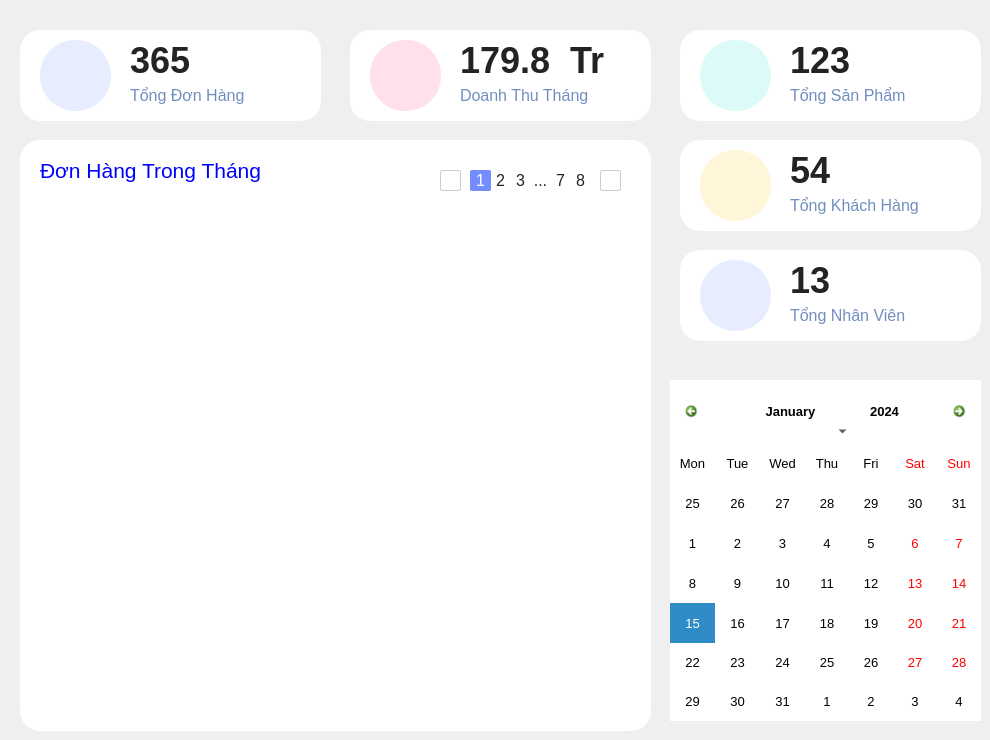
    <widget class="QWidget" name="home">
     <widget class="QWidget" name="invoiceW" native="true">
      <property name="geometry">
       <rect>
        <x>20</x>
        <y>30</y>
        <width>301</width>
        <height>91</height>
       </rect>
      </property>
      <property name="cursor">
       <cursorShape>PointingHandCursor</cursorShape>
      </property>
      <property name="styleSheet">
       <string notr="true">background-color: #fff;
border-radius: 20px;
text-align: left;</string>
      </property>
      <widget class="QLabel" name="invoiceQnt">
       <property name="geometry">
        <rect>
         <x>110</x>
         <y>10</y>
         <width>101</width>
         <height>41</height>
        </rect>
       </property>
       <property name="font">
        <font>
         <pointsize>27</pointsize>
         <bold>true</bold>
        </font>
       </property>
       <property name="styleSheet">
        <string notr="true">background-color: transparent;
color: #232323;</string>
       </property>
       <property name="text">
        <string>365</string>
       </property>
      </widget>
      <widget class="QLabel" name="label_14">
       <property name="geometry">
        <rect>
         <x>110</x>
         <y>50</y>
         <width>131</width>
         <height>31</height>
        </rect>
       </property>
       <property name="font">
        <font>
         <pointsize>12</pointsize>
         <bold>false</bold>
        </font>
       </property>
       <property name="cursor">
        <cursorShape>PointingHandCursor</cursorShape>
       </property>
       <property name="styleSheet">
        <string notr="true">background-color: transparent;
color: #718EBF;</string>
       </property>
       <property name="text">
        <string>Tổng Đơn Hàng</string>
       </property>
      </widget>
      <widget class="QPushButton" name="pushButton_15">
       <property name="geometry">
        <rect>
         <x>20</x>
         <y>10</y>
         <width>71</width>
         <height>71</height>
        </rect>
       </property>
       <property name="styleSheet">
        <string notr="true">background-color:#E7EDFF;
border-radius: 35px;
padding-left: 15px;
</string>
       </property>
       <property name="text">
        <string/>
       </property>
       <property name="icon">
        <iconset resource="resourse.qrc">
         <normaloff>:/new/img/img/clipboard.png</normaloff>:/new/img/img/clipboard.png</iconset>
       </property>
       <property name="iconSize">
        <size>
         <width>40</width>
         <height>40</height>
        </size>
       </property>
      </widget>
      <widget class="QPushButton" name="prdBtn_2">
       <property name="geometry">
        <rect>
         <x>0</x>
         <y>0</y>
         <width>291</width>
         <height>81</height>
        </rect>
       </property>
       <property name="styleSheet">
        <string notr="true">background-color: transparent;</string>
       </property>
       <property name="text">
        <string/>
       </property>
      </widget>
     </widget>
     <widget class="QWidget" name="prdW" native="true">
      <property name="geometry">
       <rect>
        <x>680</x>
        <y>30</y>
        <width>301</width>
        <height>91</height>
       </rect>
      </property>
      <property name="cursor">
       <cursorShape>PointingHandCursor</cursorShape>
      </property>
      <property name="styleSheet">
       <string notr="true">background-color: #fff;
border-radius: 20px;
text-align: left;</string>
      </property>
      <widget class="QLabel" name="productNum">
       <property name="geometry">
        <rect>
         <x>110</x>
         <y>10</y>
         <width>101</width>
         <height>41</height>
        </rect>
       </property>
       <property name="font">
        <font>
         <pointsize>27</pointsize>
         <bold>true</bold>
        </font>
       </property>
       <property name="styleSheet">
        <string notr="true">background-color: transparent;
color: #232323;</string>
       </property>
       <property name="text">
        <string>123</string>
       </property>
      </widget>
      <widget class="QLabel" name="label_16">
       <property name="geometry">
        <rect>
         <x>110</x>
         <y>50</y>
         <width>121</width>
         <height>31</height>
        </rect>
       </property>
       <property name="font">
        <font>
         <pointsize>12</pointsize>
         <bold>false</bold>
        </font>
       </property>
       <property name="cursor">
        <cursorShape>PointingHandCursor</cursorShape>
       </property>
       <property name="styleSheet">
        <string notr="true">background-color: transparent;
color: #718EBF;</string>
       </property>
       <property name="text">
        <string>Tổng Sản Phẩm</string>
       </property>
      </widget>
      <widget class="QPushButton" name="pushButton_3">
       <property name="geometry">
        <rect>
         <x>10</x>
         <y>10</y>
         <width>281</width>
         <height>71</height>
        </rect>
       </property>
       <property name="styleSheet">
        <string notr="true">background-color: transparent;</string>
       </property>
       <property name="text">
        <string/>
       </property>
      </widget>
      <widget class="QPushButton" name="pushButton_17">
       <property name="geometry">
        <rect>
         <x>20</x>
         <y>10</y>
         <width>71</width>
         <height>71</height>
        </rect>
       </property>
       <property name="styleSheet">
        <string notr="true">background-color:#DCFAF8;
border-radius: 35px;
padding-left: 15px;
</string>
       </property>
       <property name="text">
        <string/>
       </property>
       <property name="icon">
        <iconset resource="resourse.qrc">
         <normaloff>:/new/img/img/box.png</normaloff>:/new/img/img/box.png</iconset>
       </property>
       <property name="iconSize">
        <size>
         <width>40</width>
         <height>40</height>
        </size>
       </property>
      </widget>
     </widget>
     <widget class="QWidget" name="cusW" native="true">
      <property name="geometry">
       <rect>
        <x>680</x>
        <y>140</y>
        <width>301</width>
        <height>91</height>
       </rect>
      </property>
      <property name="cursor">
       <cursorShape>PointingHandCursor</cursorShape>
      </property>
      <property name="styleSheet">
       <string notr="true">background-color: #fff;
border-radius: 20px;
text-align: left;</string>
      </property>
      <widget class="QLabel" name="cusQnt">
       <property name="geometry">
        <rect>
         <x>110</x>
         <y>10</y>
         <width>101</width>
         <height>41</height>
        </rect>
       </property>
       <property name="font">
        <font>
         <pointsize>27</pointsize>
         <bold>true</bold>
        </font>
       </property>
       <property name="styleSheet">
        <string notr="true">background-color: transparent;
color: #232323;</string>
       </property>
       <property name="text">
        <string>54</string>
       </property>
      </widget>
      <widget class="QLabel" name="label_19">
       <property name="geometry">
        <rect>
         <x>110</x>
         <y>50</y>
         <width>191</width>
         <height>31</height>
        </rect>
       </property>
       <property name="font">
        <font>
         <pointsize>12</pointsize>
         <bold>false</bold>
        </font>
       </property>
       <property name="cursor">
        <cursorShape>PointingHandCursor</cursorShape>
       </property>
       <property name="styleSheet">
        <string notr="true">background-color: transparent;
color: #718EBF;</string>
       </property>
       <property name="text">
        <string>Tổng Khách Hàng</string>
       </property>
      </widget>
      <widget class="QPushButton" name="pushButton_14">
       <property name="geometry">
        <rect>
         <x>20</x>
         <y>10</y>
         <width>71</width>
         <height>71</height>
        </rect>
       </property>
       <property name="font">
        <font>
         <fontweight>Light</fontweight>
        </font>
       </property>
       <property name="styleSheet">
        <string notr="true">background-color:#FFF5D9;
border-radius: 35px;
padding-top:13px;
padding-left: 16px;
</string>
       </property>
       <property name="text">
        <string/>
       </property>
       <property name="icon">
        <iconset resource="resourse.qrc">
         <normaloff>:/new/img/img/group.png</normaloff>:/new/img/img/group.png</iconset>
       </property>
       <property name="iconSize">
        <size>
         <width>40</width>
         <height>40</height>
        </size>
       </property>
      </widget>
      <widget class="QPushButton" name="pushButton_4">
       <property name="geometry">
        <rect>
         <x>20</x>
         <y>10</y>
         <width>281</width>
         <height>71</height>
        </rect>
       </property>
       <property name="styleSheet">
        <string notr="true">background-color: transparent;</string>
       </property>
       <property name="text">
        <string/>
       </property>
      </widget>
     </widget>
     <widget class="QWidget" name="prdW_4" native="true">
      <property name="geometry">
       <rect>
        <x>350</x>
        <y>30</y>
        <width>301</width>
        <height>91</height>
       </rect>
      </property>
      <property name="cursor">
       <cursorShape>PointingHandCursor</cursorShape>
      </property>
      <property name="styleSheet">
       <string notr="true">background-color: #fff;
border-radius: 20px;
text-align: left;</string>
      </property>
      <widget class="QLabel" name="productQnt">
       <property name="geometry">
        <rect>
         <x>110</x>
         <y>10</y>
         <width>111</width>
         <height>41</height>
        </rect>
       </property>
       <property name="font">
        <font>
         <pointsize>27</pointsize>
         <bold>true</bold>
        </font>
       </property>
       <property name="styleSheet">
        <string notr="true">background-color: transparent;
color: #232323;</string>
       </property>
       <property name="text">
        <string>179.8 </string>
       </property>
      </widget>
      <widget class="QLabel" name="label_22">
       <property name="geometry">
        <rect>
         <x>110</x>
         <y>50</y>
         <width>141</width>
         <height>31</height>
        </rect>
       </property>
       <property name="font">
        <font>
         <pointsize>12</pointsize>
         <bold>false</bold>
        </font>
       </property>
       <property name="cursor">
        <cursorShape>PointingHandCursor</cursorShape>
       </property>
       <property name="styleSheet">
        <string notr="true">background-color: transparent;
color: #718EBF;</string>
       </property>
       <property name="text">
        <string>Doanh Thu Tháng</string>
       </property>
      </widget>
      <widget class="QLabel" name="label_27">
       <property name="geometry">
        <rect>
         <x>220</x>
         <y>10</y>
         <width>51</width>
         <height>41</height>
        </rect>
       </property>
       <property name="font">
        <font>
         <pointsize>27</pointsize>
         <bold>true</bold>
        </font>
       </property>
       <property name="styleSheet">
        <string notr="true">background-color: transparent;
color:#232323;</string>
       </property>
       <property name="text">
        <string>Tr</string>
       </property>
      </widget>
      <widget class="QPushButton" name="pushButton_16">
       <property name="geometry">
        <rect>
         <x>20</x>
         <y>10</y>
         <width>71</width>
         <height>71</height>
        </rect>
       </property>
       <property name="styleSheet">
        <string notr="true">background-color:#FFE0EB;
border-radius: 35px;
padding-left: 15px;
</string>
       </property>
       <property name="text">
        <string/>
       </property>
       <property name="icon">
        <iconset resource="resourse.qrc">
         <normaloff>:/new/img/img/dollar.png</normaloff>:/new/img/img/dollar.png</iconset>
       </property>
       <property name="iconSize">
        <size>
         <width>40</width>
         <height>40</height>
        </size>
       </property>
      </widget>
      <widget class="QPushButton" name="pushButton_2">
       <property name="geometry">
        <rect>
         <x>10</x>
         <y>10</y>
         <width>281</width>
         <height>71</height>
        </rect>
       </property>
       <property name="styleSheet">
        <string notr="true">background-color: transparent;</string>
       </property>
       <property name="text">
        <string/>
       </property>
      </widget>
     </widget>
     <widget class="QWidget" name="prdW_5" native="true">
      <property name="geometry">
       <rect>
        <x>680</x>
        <y>250</y>
        <width>301</width>
        <height>91</height>
       </rect>
      </property>
      <property name="cursor">
       <cursorShape>PointingHandCursor</cursorShape>
      </property>
      <property name="styleSheet">
       <string notr="true">background-color: #fff;
border-radius: 20px;
text-align: left;</string>
      </property>
      <widget class="QLabel" name="staffQnt">
       <property name="geometry">
        <rect>
         <x>110</x>
         <y>10</y>
         <width>101</width>
         <height>41</height>
        </rect>
       </property>
       <property name="font">
        <font>
         <pointsize>27</pointsize>
         <bold>true</bold>
        </font>
       </property>
       <property name="styleSheet">
        <string notr="true">background-color: transparent;
color: #232323;</string>
       </property>
       <property name="text">
        <string>13</string>
       </property>
      </widget>
      <widget class="QLabel" name="label_25">
       <property name="geometry">
        <rect>
         <x>110</x>
         <y>50</y>
         <width>191</width>
         <height>31</height>
        </rect>
       </property>
       <property name="font">
        <font>
         <pointsize>12</pointsize>
         <bold>false</bold>
        </font>
       </property>
       <property name="cursor">
        <cursorShape>PointingHandCursor</cursorShape>
       </property>
       <property name="styleSheet">
        <string notr="true">background-color: transparent;
color: #718EBF;</string>
       </property>
       <property name="text">
        <string>Tổng Nhân Viên</string>
       </property>
      </widget>
      <widget class="QPushButton" name="pushButton_13">
       <property name="geometry">
        <rect>
         <x>20</x>
         <y>10</y>
         <width>71</width>
         <height>71</height>
        </rect>
       </property>
       <property name="styleSheet">
        <string notr="true">background-color:#E7EDFF;
border-radius: 35px;
padding-left: 15px;
</string>
       </property>
       <property name="text">
        <string/>
       </property>
       <property name="icon">
        <iconset resource="resourse.qrc">
         <normaloff>:/new/img/img/costumer.png</normaloff>:/new/img/img/costumer.png</iconset>
       </property>
       <property name="iconSize">
        <size>
         <width>40</width>
         <height>40</height>
        </size>
       </property>
      </widget>
      <widget class="QPushButton" name="pushButton_6">
       <property name="geometry">
        <rect>
         <x>20</x>
         <y>10</y>
         <width>281</width>
         <height>71</height>
        </rect>
       </property>
       <property name="styleSheet">
        <string notr="true">background-color: transparent;</string>
       </property>
       <property name="text">
        <string/>
       </property>
      </widget>
     </widget>
     <widget class="QCalendarWidget" name="calendarWidget">
      <property name="geometry">
       <rect>
        <x>670</x>
        <y>380</y>
        <width>311</width>
        <height>341</height>
       </rect>
      </property>
      <property name="font">
       <font>
        <pointsize>10</pointsize>
        <bold>false</bold>
        <stylestrategy>PreferAntialias</stylestrategy>
        <hintingpreference>PreferDefaultHinting</hintingpreference>
       </font>
      </property>
      <property name="cursor">
       <cursorShape>ArrowCursor</cursorShape>
      </property>
      <property name="mouseTracking">
       <bool>false</bool>
      </property>
      <property name="focusPolicy">
       <enum>Qt::FocusPolicy::NoFocus</enum>
      </property>
      <property name="contextMenuPolicy">
       <enum>Qt::ContextMenuPolicy::DefaultContextMenu</enum>
      </property>
      <property name="acceptDrops">
       <bool>false</bool>
      </property>
      <property name="toolTipDuration">
       <number>-1</number>
      </property>
      <property name="styleSheet">
       <string notr="true">
#calendarWidget QWidget{
alternate-background-color:#fff;
}
#qt_calendar_navigationbar { 
background-color: #fff; 
border: 2px solid #fff; 
border-bottom: 0px;

}
#qt_calendar_prevmonth,
#qt_calendar_nextmonth{ 
border: none;
qproperty-icon: none;
min-width: 13px;
max-width: 13px;
min-height: 13px;
max-height: 13px;
border-radius: 5px;
background-color: transparent;
margin: 20px 10px;
padding: 5px;
}
#qt_calendar_prevmonth { 
margin-right: 5px;
image: url(:/new/img/img/left.png);
}
#qt_calendar_nextmonth {
margin-left: 5px;
image: url(:new/img/img/right.png);
}
#qt_calendar_prevmonth:hover,
 #qt_calendar_nextmonth:hover { 
background-color:rgb(115, 141, 255);
}
#qt_calendar_prevmonth:pressed,
#qt_calendar_nextmonth:pressed{
background-color:gba(235, 235, 235, 100);
}
#qt_calendar_yearbutton {
color: #000;
margin: 5px;
border-radius: 5px;
font-size: 13px;
padding: 0 10px;
}
#qt_calendar_monthbutton {
width: 110px;
color: #000;
font-size: 13px;
margin: 5px 0;
border-radius: 5px;
padding: 0px 2px;
}

#qt_calendar_yearedit{
 min-width: 53px; 
color: #000;
background: transparent;
font-size: 13px;
}

#qt_calendar_yearedit::down-button {
image: url(:/new/img/img/down.png);
subcontrol-position: right;
}
#qt_calendar_yearedit::up-button {
image: url(:/new/img/img/up.png); 
subcontrol-position: left;
}

#qt_calendar_yearedit::down-button,
#qt_calendar_yearedit::up-button {
width:10px;
padding: 0px 5px;
border-radius: 3px;
}
#qt_calendar_yearedit::down-button:hover,
#qt_calendar_yearedit::up-button:hover{
 background-color: rgb(115, 141, 255);
}

#calendarWidget QToolButton QMenu { 
background-color: #fff;
}
#calendarWidget QToolButton QMenu::item{

}
#calendarWidget QToolButton QMenu::item:selected:enabled {
background-color: #55aaff;
}
#calendarWidget QToolButton::menu-indicator {
nosubcontrol-origin: margin; 
subcontrol-position: right center; 
margin-top: 10px;
width: 20px;
}

#qt_calendar_calendarview { 
border-top: 0px;
background-color: #fff;
color: #000;
}
#qt_calendar_calendarview::item:hover {
background-color: gba(0,0,0,0.2);
}
#qt_calendar_calendarview::item:selected {
border-radius: 5px;
background-color: rgb(115, 141, 255);
}



</string>
      </property>
      <property name="gridVisible">
       <bool>false</bool>
      </property>
      <property name="selectionMode">
       <enum>QCalendarWidget::SelectionMode::SingleSelection</enum>
      </property>
      <property name="horizontalHeaderFormat">
       <enum>QCalendarWidget::HorizontalHeaderFormat::ShortDayNames</enum>
      </property>
      <property name="verticalHeaderFormat">
       <enum>QCalendarWidget::VerticalHeaderFormat::NoVerticalHeader</enum>
      </property>
      <property name="navigationBarVisible">
       <bool>true</bool>
      </property>
      <property name="dateEditEnabled">
       <bool>true</bool>
      </property>
      <property name="dateEditAcceptDelay">
       <number>1500</number>
      </property>
     </widget>
     <widget class="QWidget" name="listW" native="true">
      <property name="geometry">
       <rect>
        <x>20</x>
        <y>140</y>
        <width>631</width>
        <height>591</height>
       </rect>
      </property>
      <property name="styleSheet">
       <string notr="true">background-color: #fff;
border-radius: 20px;
text-align: left;</string>
      </property>
      <widget class="QLabel" name="label_2">
       <property name="geometry">
        <rect>
         <x>20</x>
         <y>10</y>
         <width>301</width>
         <height>41</height>
        </rect>
       </property>
       <property name="font">
        <font>
         <pointsize>16</pointsize>
         <fontweight>ExtraBold</fontweight>
        </font>
       </property>
       <property name="styleSheet">
        <string notr="true">color: blue;</string>
       </property>
       <property name="text">
        <string>Đơn Hàng Trong Tháng</string>
       </property>
      </widget>
      <widget class="QWidget" name="pagaW" native="true">
       <property name="geometry">
        <rect>
         <x>410</x>
         <y>20</y>
         <width>211</width>
         <height>41</height>
        </rect>
       </property>
       <property name="styleSheet">
        <string notr="true">background-color:transparent;</string>
       </property>
       <widget class="QPushButton" name="btn_2">
        <property name="geometry">
         <rect>
          <x>60</x>
          <y>10</y>
          <width>21</width>
          <height>21</height>
         </rect>
        </property>
        <property name="font">
         <font>
          <pointsize>12</pointsize>
         </font>
        </property>
        <property name="cursor">
         <cursorShape>PointingHandCursor</cursorShape>
        </property>
        <property name="styleSheet">
         <string notr="true">background-color: transparent;
color: rgb(35, 35, 35);
border-radius: 2px;
text-align: center;</string>
        </property>
        <property name="text">
         <string>2</string>
        </property>
       </widget>
       <widget class="QPushButton" name="btn_nonLast">
        <property name="geometry">
         <rect>
          <x>120</x>
          <y>10</y>
          <width>21</width>
          <height>21</height>
         </rect>
        </property>
        <property name="font">
         <font>
          <pointsize>12</pointsize>
         </font>
        </property>
        <property name="cursor">
         <cursorShape>PointingHandCursor</cursorShape>
        </property>
        <property name="styleSheet">
         <string notr="true">background-color: transparent;
color: rgb(35, 35, 35);
border-radius: 2px;
text-align: center;</string>
        </property>
        <property name="text">
         <string>7</string>
        </property>
       </widget>
       <widget class="QPushButton" name="pageLeft">
        <property name="geometry">
         <rect>
          <x>10</x>
          <y>10</y>
          <width>21</width>
          <height>21</height>
         </rect>
        </property>
        <property name="cursor">
         <cursorShape>PointingHandCursor</cursorShape>
        </property>
        <property name="styleSheet">
         <string notr="true">background-color: transparent;
border: 1px solid #ccc;
color: #000;
border-radius: 2px;
text-align: center;</string>
        </property>
        <property name="text">
         <string/>
        </property>
        <property name="icon">
         <iconset resource="resourse.qrc">
          <normaloff>:/new/img/img/left.png</normaloff>:/new/img/img/left.png</iconset>
        </property>
       </widget>
       <widget class="QPushButton" name="btn_3">
        <property name="geometry">
         <rect>
          <x>80</x>
          <y>10</y>
          <width>21</width>
          <height>21</height>
         </rect>
        </property>
        <property name="font">
         <font>
          <pointsize>12</pointsize>
         </font>
        </property>
        <property name="cursor">
         <cursorShape>PointingHandCursor</cursorShape>
        </property>
        <property name="styleSheet">
         <string notr="true">background-color: transparent;
color: rgb(35, 35, 35);
border-radius: 2px;
text-align: center;</string>
        </property>
        <property name="text">
         <string>3</string>
        </property>
       </widget>
       <widget class="QPushButton" name="btn_last">
        <property name="geometry">
         <rect>
          <x>140</x>
          <y>10</y>
          <width>21</width>
          <height>21</height>
         </rect>
        </property>
        <property name="font">
         <font>
          <pointsize>12</pointsize>
         </font>
        </property>
        <property name="cursor">
         <cursorShape>PointingHandCursor</cursorShape>
        </property>
        <property name="styleSheet">
         <string notr="true">background-color: transparent;
color: rgb(35, 35, 35);
border-radius: 2px;
text-align: center;</string>
        </property>
        <property name="text">
         <string>8</string>
        </property>
       </widget>
       <widget class="QPushButton" name="pageRight">
        <property name="geometry">
         <rect>
          <x>170</x>
          <y>10</y>
          <width>21</width>
          <height>21</height>
         </rect>
        </property>
        <property name="cursor">
         <cursorShape>PointingHandCursor</cursorShape>
        </property>
        <property name="styleSheet">
         <string notr="true">background-color: transparent;
border: 1px solid #ccc;
color: #000;
border-radius: 2px;
text-align: center;</string>
        </property>
        <property name="text">
         <string/>
        </property>
        <property name="icon">
         <iconset resource="resourse.qrc">
          <normaloff>:/new/img/img/right.png</normaloff>:/new/img/img/right.png</iconset>
        </property>
       </widget>
       <widget class="QPushButton" name="btn_1">
        <property name="geometry">
         <rect>
          <x>40</x>
          <y>10</y>
          <width>21</width>
          <height>21</height>
         </rect>
        </property>
        <property name="font">
         <font>
          <pointsize>12</pointsize>
         </font>
        </property>
        <property name="cursor">
         <cursorShape>PointingHandCursor</cursorShape>
        </property>
        <property name="styleSheet">
         <string notr="true">background-color: rgb(115, 141, 255);
color: #fff;
border-radius: 2px;
text-align: center;</string>
        </property>
        <property name="text">
         <string>1</string>
        </property>
       </widget>
       <widget class="QPushButton" name="pushButton_5">
        <property name="geometry">
         <rect>
          <x>100</x>
          <y>10</y>
          <width>21</width>
          <height>21</height>
         </rect>
        </property>
        <property name="font">
         <font>
          <pointsize>12</pointsize>
         </font>
        </property>
        <property name="styleSheet">
         <string notr="true">background-color: transparent;
color: rgb(35, 35, 35);
border-radius: 2px;
text-align: center;</string>
        </property>
        <property name="text">
         <string>...</string>
        </property>
       </widget>
      </widget>
      <widget class="QTableView" name="tableViewInvoice">
       <property name="geometry">
        <rect>
         <x>20</x>
         <y>80</y>
         <width>591</width>
         <height>491</height>
        </rect>
       </property>
       <property name="cursor" stdset="0">
        <cursorShape>ArrowCursor</cursorShape>
       </property>
       <property name="styleSheet">
        <string notr="true">
QTableWidget
{
color:red; 
gridline-color:black;
 selection-color:green;
font: 700 15pt  &quot;Arial&quot;; 
selection-background-color:blue;

}
QTableWidget::item:selected
{
color:white;
background-color:blue;
}

QHeaderView
{
border:none;
font: 500 &quot;Arial&quot;;
color:blue;
border: none;
}
QHeaderView::section
{
border: none;
font: 500 16px &quot;Arial&quot;;
color:#718EBF;
background-color: white;
padding: 10px 10px;

}
QTableView::item {
    background-color: white;              
    color:232323;        
	padding:15px 10px;     
 	border-left: none;          
    border-right: none;         
    border-top: 1px solid #E6EFF5;        
}
QTableView::item:selected {
    background-color:#95a1ff;     
    color: white;                        
}
</string>
       </property>
       <property name="autoScroll">
        <bool>false</bool>
       </property>
       <property name="selectionBehavior">
        <enum>QAbstractItemView::SelectionBehavior::SelectRows</enum>
       </property>
       <property name="showGrid">
        <bool>false</bool>
       </property>
       <property name="gridStyle">
        <enum>Qt::PenStyle::SolidLine</enum>
       </property>
       <property name="wordWrap">
        <bool>true</bool>
       </property>
       <property name="cornerButtonEnabled">
        <bool>true</bool>
       </property>
       <attribute name="horizontalHeaderVisible">
        <bool>true</bool>
       </attribute>
       <attribute name="horizontalHeaderMinimumSectionSize">
        <number>10</number>
       </attribute>
       <attribute name="horizontalHeaderDefaultSectionSize">
        <number>100</number>
       </attribute>
       <attribute name="horizontalHeaderHighlightSections">
        <bool>true</bool>
       </attribute>
       <attribute name="horizontalHeaderShowSortIndicator" stdset="0">
        <bool>false</bool>
       </attribute>
       <attribute name="verticalHeaderVisible">
        <bool>true</bool>
       </attribute>
       <attribute name="verticalHeaderCascadingSectionResizes">
        <bool>true</bool>
       </attribute>
      </widget>
     </widget>
     <widget class="QLabel" name="label_8">
      <property name="geometry">
       <rect>
        <x>650</x>
        <y>360</y>
        <width>41</width>
        <height>41</height>
       </rect>
      </property>
      <property name="cursor">
       <cursorShape>ArrowCursor</cursorShape>
      </property>
      <property name="text">
       <string/>
      </property>
      <property name="pixmap">
       <pixmap resource="resourse.qrc">:/new/img/img/paper-pin.png</pixmap>
      </property>
      <property name="scaledContents">
       <bool>true</bool>
      </property>
      <property name="wordWrap">
       <bool>false</bool>
      </property>
     </widget>
     <zorder>invoiceW</zorder>
     <zorder>prdW</zorder>
     <zorder>cusW</zorder>
     <zorder>prdW_4</zorder>
     <zorder>prdW_5</zorder>
     <zorder>listW</zorder>
     <zorder>calendarWidget</zorder>
     <zorder>label_8</zorder>
    </widget>
